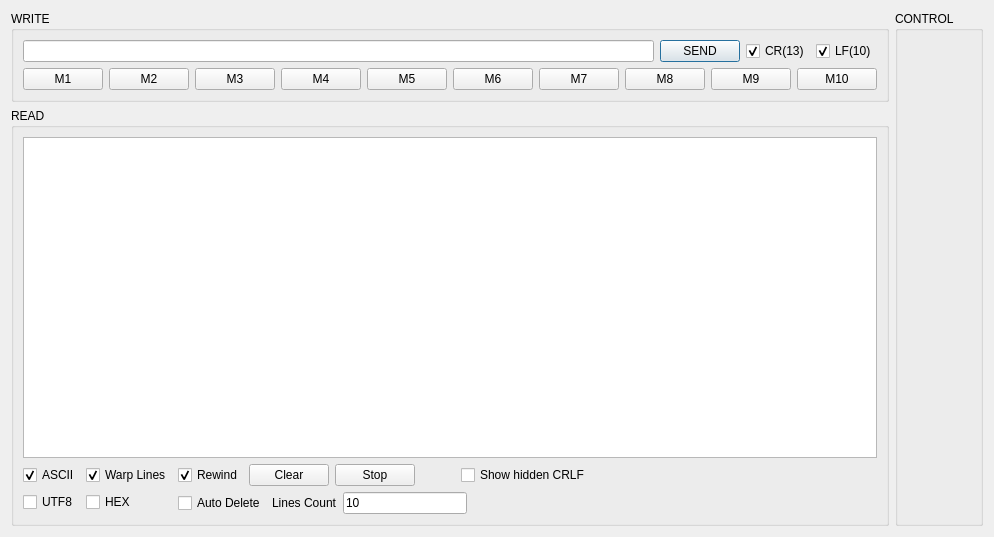
<?xml version="1.0" encoding="UTF-8"?>
<ui version="4.0">
 <class>serialTerminal</class>
 <widget class="QDialog" name="serialTerminal">
  <property name="geometry">
   <rect>
    <x>0</x>
    <y>0</y>
    <width>987</width>
    <height>537</height>
   </rect>
  </property>
  <property name="windowTitle">
   <string>Dialog</string>
  </property>
  <property name="autoFillBackground">
   <bool>false</bool>
  </property>
  <property name="sizeGripEnabled">
   <bool>false</bool>
  </property>
  <layout class="QGridLayout" name="gridLayout_2">
   <item row="0" column="0">
    <widget class="QGroupBox" name="groupBox">
     <property name="sizePolicy">
      <sizepolicy hsizetype="Preferred" vsizetype="Maximum">
       <horstretch>0</horstretch>
       <verstretch>0</verstretch>
      </sizepolicy>
     </property>
     <property name="title">
      <string>WRITE</string>
     </property>
     <layout class="QGridLayout" name="gridLayout">
      <item row="0" column="0">
       <layout class="QHBoxLayout" name="horizontalLayout_2">
        <item>
         <widget class="QLineEdit" name="le_send"/>
        </item>
        <item>
         <widget class="QPushButton" name="pb_send">
          <property name="text">
           <string>SEND</string>
          </property>
         </widget>
        </item>
        <item>
         <layout class="QHBoxLayout" name="horizontalLayout">
          <item>
           <widget class="QCheckBox" name="cb_CR">
            <property name="text">
             <string>CR(13)</string>
            </property>
            <property name="checked">
             <bool>true</bool>
            </property>
           </widget>
          </item>
          <item>
           <widget class="QCheckBox" name="cb_LF">
            <property name="text">
             <string>LF(10)</string>
            </property>
            <property name="checked">
             <bool>true</bool>
            </property>
           </widget>
          </item>
         </layout>
        </item>
       </layout>
      </item>
      <item row="1" column="0">
       <layout class="QHBoxLayout" name="horizontalLayout_3">
        <property name="sizeConstraint">
         <enum>QLayout::SetDefaultConstraint</enum>
        </property>
        <item>
         <widget class="QPushButton" name="pb_mac1">
          <property name="text">
           <string>M1</string>
          </property>
         </widget>
        </item>
        <item>
         <widget class="QPushButton" name="pb_mac2">
          <property name="text">
           <string>M2</string>
          </property>
         </widget>
        </item>
        <item>
         <widget class="QPushButton" name="pb_mac3">
          <property name="text">
           <string>M3</string>
          </property>
         </widget>
        </item>
        <item>
         <widget class="QPushButton" name="pb_mac4">
          <property name="text">
           <string>M4</string>
          </property>
         </widget>
        </item>
        <item>
         <widget class="QPushButton" name="pb_mac5">
          <property name="text">
           <string>M5</string>
          </property>
         </widget>
        </item>
        <item>
         <widget class="QPushButton" name="pb_mac6">
          <property name="text">
           <string>M6</string>
          </property>
         </widget>
        </item>
        <item>
         <widget class="QPushButton" name="pb_mac7">
          <property name="text">
           <string>M7</string>
          </property>
         </widget>
        </item>
        <item>
         <widget class="QPushButton" name="pb_mac8">
          <property name="text">
           <string>M8</string>
          </property>
         </widget>
        </item>
        <item>
         <widget class="QPushButton" name="pb_mac9">
          <property name="text">
           <string>M9</string>
          </property>
         </widget>
        </item>
        <item>
         <widget class="QPushButton" name="pb_mac10">
          <property name="text">
           <string>M10</string>
          </property>
         </widget>
        </item>
       </layout>
      </item>
     </layout>
    </widget>
   </item>
   <item row="1" column="0">
    <widget class="QGroupBox" name="groupBox_2">
     <property name="sizePolicy">
      <sizepolicy hsizetype="Preferred" vsizetype="Minimum">
       <horstretch>0</horstretch>
       <verstretch>0</verstretch>
      </sizepolicy>
     </property>
     <property name="title">
      <string>READ</string>
     </property>
     <layout class="QGridLayout" name="gridLayout_3">
      <item row="0" column="0">
       <widget class="QPlainTextEdit" name="pte_read">
        <property name="sizePolicy">
         <sizepolicy hsizetype="Expanding" vsizetype="Expanding">
          <horstretch>0</horstretch>
          <verstretch>0</verstretch>
         </sizepolicy>
        </property>
        <property name="inputMethodHints">
         <set>Qt::ImhNone</set>
        </property>
        <property name="cursorWidth">
         <number>0</number>
        </property>
        <property name="textInteractionFlags">
         <set>Qt::TextBrowserInteraction</set>
        </property>
        <property name="maximumBlockCount">
         <number>0</number>
        </property>
        <property name="backgroundVisible">
         <bool>false</bool>
        </property>
        <property name="centerOnScroll">
         <bool>false</bool>
        </property>
       </widget>
      </item>
      <item row="1" column="0">
       <layout class="QHBoxLayout" name="horizontalLayout_6">
        <item>
         <layout class="QHBoxLayout" name="horizontalLayout_4">
          <item>
           <layout class="QVBoxLayout" name="verticalLayout">
            <item>
             <widget class="QCheckBox" name="cb_ascii">
              <property name="text">
               <string>ASCII</string>
              </property>
              <property name="checked">
               <bool>true</bool>
              </property>
             </widget>
            </item>
            <item>
             <widget class="QCheckBox" name="cb_utf8">
              <property name="text">
               <string>UTF8</string>
              </property>
             </widget>
            </item>
           </layout>
          </item>
         </layout>
        </item>
        <item>
         <layout class="QVBoxLayout" name="verticalLayout_3">
          <item>
           <widget class="QCheckBox" name="cb_warp">
            <property name="text">
             <string>Warp Lines</string>
            </property>
            <property name="checked">
             <bool>true</bool>
            </property>
           </widget>
          </item>
          <item>
           <widget class="QCheckBox" name="cb_hex">
            <property name="text">
             <string>HEX</string>
            </property>
           </widget>
          </item>
         </layout>
        </item>
        <item>
         <layout class="QVBoxLayout" name="verticalLayout_2">
          <item>
           <layout class="QHBoxLayout" name="horizontalLayout_7">
            <item>
             <widget class="QCheckBox" name="cb_rewind">
              <property name="text">
               <string>Rewind</string>
              </property>
              <property name="checked">
               <bool>true</bool>
              </property>
             </widget>
            </item>
            <item>
             <widget class="QPushButton" name="pb_clear_read">
              <property name="text">
               <string>Clear</string>
              </property>
             </widget>
            </item>
            <item>
             <widget class="QPushButton" name="pb_startStop">
              <property name="text">
               <string>Stop</string>
              </property>
              <property name="checkable">
               <bool>true</bool>
              </property>
             </widget>
            </item>
            <item>
             <spacer name="horizontalSpacer_3">
              <property name="orientation">
               <enum>Qt::Horizontal</enum>
              </property>
              <property name="sizeHint" stdset="0">
               <size>
                <width>40</width>
                <height>20</height>
               </size>
              </property>
             </spacer>
            </item>
            <item>
             <widget class="QCheckBox" name="cb_hiddenCRLF">
              <property name="text">
               <string>Show hidden CRLF</string>
              </property>
             </widget>
            </item>
           </layout>
          </item>
          <item>
           <layout class="QHBoxLayout" name="horizontalLayout_5">
            <item>
             <widget class="QCheckBox" name="cb_autoDelete">
              <property name="text">
               <string>Auto Delete</string>
              </property>
             </widget>
            </item>
            <item>
             <widget class="QLabel" name="label">
              <property name="sizePolicy">
               <sizepolicy hsizetype="Preferred" vsizetype="Preferred">
                <horstretch>0</horstretch>
                <verstretch>0</verstretch>
               </sizepolicy>
              </property>
              <property name="text">
               <string>Lines Count</string>
              </property>
             </widget>
            </item>
            <item>
             <widget class="QLineEdit" name="le_lineCount">
              <property name="text">
               <string>10</string>
              </property>
             </widget>
            </item>
            <item>
             <spacer name="horizontalSpacer">
              <property name="orientation">
               <enum>Qt::Horizontal</enum>
              </property>
              <property name="sizeType">
               <enum>QSizePolicy::Expanding</enum>
              </property>
              <property name="sizeHint" stdset="0">
               <size>
                <width>40</width>
                <height>20</height>
               </size>
              </property>
             </spacer>
            </item>
           </layout>
          </item>
         </layout>
        </item>
        <item>
         <spacer name="horizontalSpacer_2">
          <property name="orientation">
           <enum>Qt::Horizontal</enum>
          </property>
          <property name="sizeHint" stdset="0">
           <size>
            <width>40</width>
            <height>20</height>
           </size>
          </property>
         </spacer>
        </item>
       </layout>
      </item>
     </layout>
    </widget>
   </item>
   <item row="0" column="1" rowspan="2">
    <widget class="QGroupBox" name="groupBox_3">
     <property name="sizePolicy">
      <sizepolicy hsizetype="Preferred" vsizetype="Expanding">
       <horstretch>0</horstretch>
       <verstretch>0</verstretch>
      </sizepolicy>
     </property>
     <property name="title">
      <string>CONTROL</string>
     </property>
    </widget>
   </item>
  </layout>
 </widget>
 <resources/>
 <connections/>
</ui>
